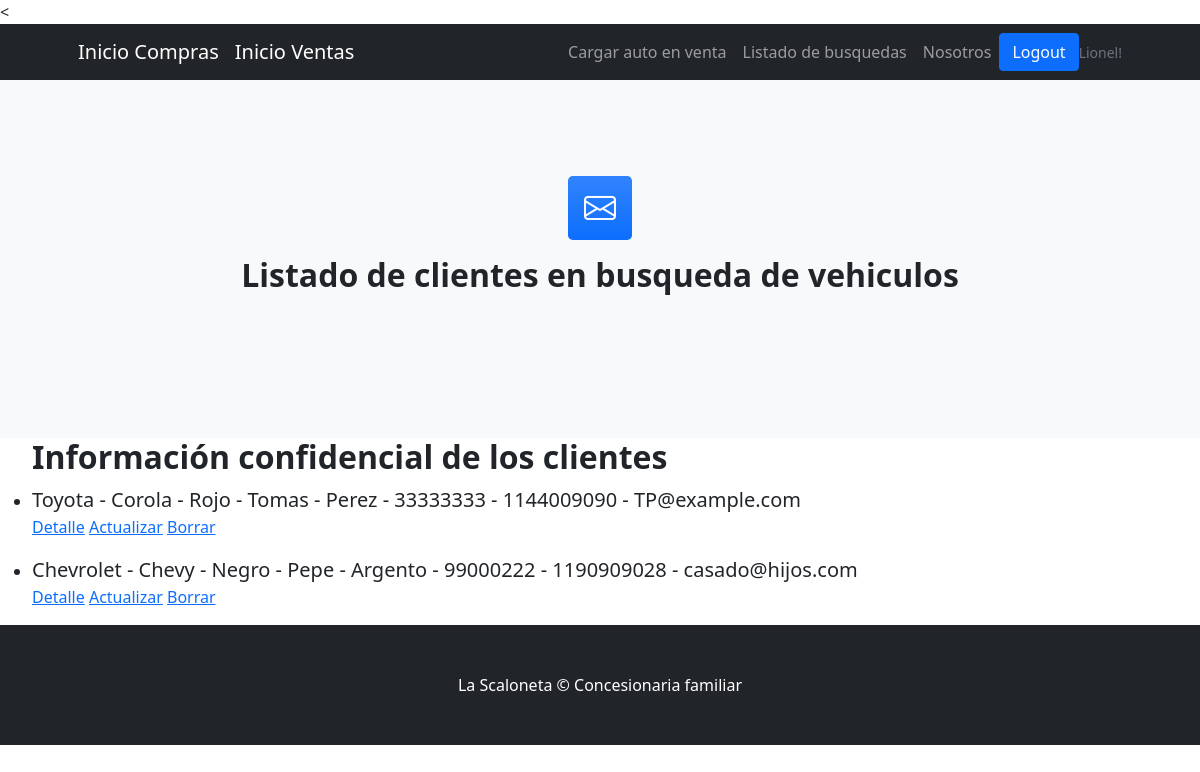
Page /venta/Auto_Buscado/ (signed in) on the committed database.
### compra/models.py (models this page shows, shortened)
class Auto_Buscado(models.Model):
    nombre_comprador = models.CharField(max_length=20)
    apellido = models.CharField(max_length=20)
    dni = models.CharField(max_length=20)
    celular = models.IntegerField()
    email = models.EmailField(max_length=50)
    marca = models.CharField(max_length=20)
    modelo = models.CharField(max_length=50)
    color = models.CharField(max_length=20)

### venta/views.py (the view)
# urls.py: path("Auto_Buscado/", Auto_BuscadoList.as_view(), name= "venta-Auto_Buscado"),
class Auto_BuscadoList(LoginRequiredMixin, ListView):
    model = Auto_Buscado
    template_name = "venta/list_Auto_Buscado.html"

### venta/templates/venta/list_Auto_Buscado.html (shortened to what this page needs)
{% extends 'venta/padre.html' %}
{% block contenido %}
<section class="bg-light py-5">
    <div class="container px-5 my-5 px-5">
        <div class="text-center mb-5">
            <div class="feature bg-primary bg-gradient text-white rounded-3 mb-3"><i class="bi bi-envelope"></i></div>
            <h2 class="fw-bolder">Listado de clientes en busqueda de vehiculos</h2>
        </div>
</section>
<ul>
    <h2 class="fw-bolder"> Información confidencial de los clientes</h2>
    {% for Auto_Buscado in object_list %}
        <li>
            <p class="lead mb-0"> {{Auto_Buscado.marca}} - {{Auto_Buscado.modelo}} - {{Auto_Buscado.color}} - {{Auto_Buscado.nombre_comprador}} - {{Auto_Buscado.apellido}} - {{Auto_Buscado.dni}} - {{Auto_Buscado.celular}} - {{Auto_Buscado.email}}  </h2>
            <p class="form-floating mb-3"> <a href="{% url 'venta-Auto_Buscado-detail' Auto_Buscado.id %}">Detalle</a>
            <a href="{% url 'venta-Auto_Buscado-update' Auto_Buscado.id %}">Actualizar</a>
            <a href="{% url 'venta-Auto_Buscado-delete' Auto_Buscado.id %}">Borrar</a> </p>
        </li>
    {% endfor %}
</ul>
{% endblock %}

### venta/templates/venta/padre.html (shortened to what this page needs)
<!DOCTYPE html>
<html lang="en">
    <head>
        {% load static %}
        <link href="https://cdn.jsdelivr.net/npm/bootstrap-icons@1.4.1/font/bootstrap-icons.css" rel="stylesheet" />
        <link href="{% static 'compra/css/styles.css' %}" rel="stylesheet" />
    </head>
    <body>
        <nav class="navbar navbar-expand-lg navbar-dark bg-dark">
            <div class="container px-5">
                <a class="navbar-brand" href="{% url 'compra-inicio' %}">Inicio Compras</a>
                <a class="navbar-brand" href="{% url 'venta-inicio' %}">Inicio Ventas</a>
                <div class="collapse navbar-collapse" id="navbarSupportedContent">
                    <ul class="navbar-nav ms-auto mb-2 mb-lg-0">
                        <li class="nav-item"><a class="nav-link" href="{% url 'venta-automovil' %}">Cargar auto en venta</a></li>
                        <li class="nav-item"><a class="nav-link" href="{% url 'venta-Auto_Buscado' %}">Listado de busquedas</a></li>
                        <li class="nav-item"><a class="nav-link" href="{% url 'compra-nosotros' %}">Nosotros</a></li>
                    </ul>
                    {% if request.user.is_authenticated %}
                    <a class="btn btn-primary" href="{% url 'auth-logout' %}">Logout</a>
                    <p class="small text-muted mb-4 mb-lg-0">     {{request.user.username}}!</p>
                {% else %}
                    <a class="btn btn-primary" href="{% url 'auth-login' %}">Login</a>
                {% endif %}
                </div>
            </div>
        </nav>
            {% block contenido %}
            {% endblock %}
        <footer class="py-5 bg-dark">
            <div class="container px-5"><p class="m-0 text-center text-white">La Scaloneta &copy; Concesionaria familiar</p></div>
        </footer>
    </body>
</html>

### rows in the picture
Auto_Buscado: marca "Toyota", modelo "Corola", color "Rojo", nombre_comprador "Tomas", apellido "Perez", dni "33333333", celular "1144009090", email "TP@example.com"
Auto_Buscado: marca "Chevrolet", modelo "Chevy", color "Negro", nombre_comprador "Pepe", apellido "Argento", dni "99000222", celular "1190909028", email "casado@hijos.com"

### other values in the picture
{{ request.user.username }} "Lionel"
